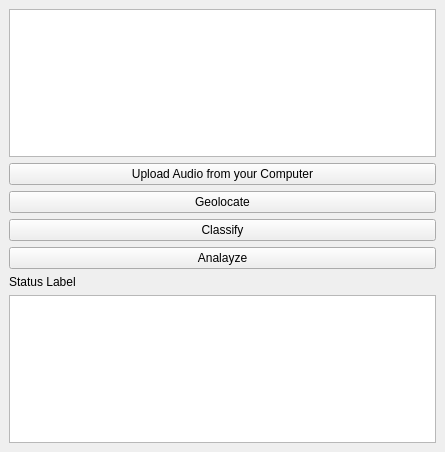
<?xml version="1.0" encoding="UTF-8"?>
<ui version="4.0">
 <class>LocalHeritageAIDockWidgetBase</class>
 <widget class="QDockWidget" name="LocalHeritageAIDockWidgetBase">
  <property name="geometry">
   <rect>
    <x>0</x>
    <y>0</y>
    <width>445</width>
    <height>452</height>
   </rect>
  </property>
  <property name="windowTitle">
   <string>WhisperMap</string>
  </property>
  <widget class="QWidget" name="dockWidgetContents">
   <layout class="QGridLayout" name="gridLayout">
    <item row="4" column="0">
     <widget class="QPushButton" name="btn_analyze">
      <property name="text">
       <string>Analayze</string>
      </property>
     </widget>
    </item>
    <item row="2" column="0">
     <widget class="QPushButton" name="btn_geolocate">
      <property name="text">
       <string>Geolocate</string>
      </property>
     </widget>
    </item>
    <item row="3" column="0">
     <widget class="QPushButton" name="btn_classify">
      <property name="text">
       <string>Classify</string>
      </property>
     </widget>
    </item>
    <item row="1" column="0">
     <widget class="QPushButton" name="btn_upload">
      <property name="text">
       <string>Upload Audio from your Computer</string>
      </property>
     </widget>
    </item>
    <item row="6" column="0">
     <widget class="QTextBrowser" name="txt_output"/>
    </item>
    <item row="0" column="0">
     <widget class="QPlainTextEdit" name="txt_input"/>
    </item>
    <item row="5" column="0">
     <widget class="QLabel" name="lbl_status">
      <property name="text">
       <string>Status Label</string>
      </property>
     </widget>
    </item>
   </layout>
  </widget>
 </widget>
 <resources/>
 <connections/>
</ui>
